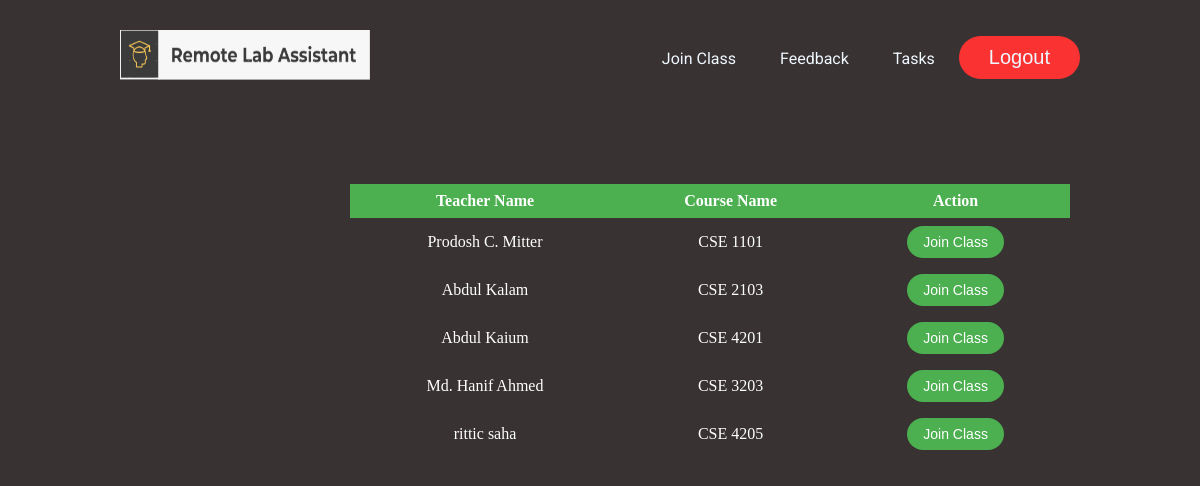
Page /joinclass.php on the committed database.
### tables this page shows
CREATE TABLE `teacher` (
  `teacher_id` char(4) NOT NULL,
  `username` varchar(50) DEFAULT NULL,
  `course_name` varchar(50) DEFAULT NULL,
  `email` varchar(50) DEFAULT NULL,
  `password` varchar(50) DEFAULT NULL
);

### joinclass.php (the view, shortened to what this page needs)
<!DOCTYPE html>
<html>
<head>
    <title</title>
        <link rel="stylesheet" type="text/css" href="css/task_teacher.css">
        <link rel="stylesheet" type="text/css" href="css/teacher_panel.css">
        <link rel="stylesheet" type="text/css" href="css/button.css">
        <link rel="stylesheet" type="text/css" href="css/joinclass.css">
        <link rel="stylesheet" type="text/css" href="css/task.css">
</head>
<body>
      <?php
        include 'includes/header.student.inc.php';
      ?>
      <?php
        include 'includes/dbh.inc.php';
        $sql = "SELECT * FROM teacher";
        $result = mysqli_query($conn, $sql);
        if (mysqli_num_rows($result) > 0) {
            echo "<table>";
            echo "<tr><th>Teacher Name</th><th>Course Name</th><th>Action</th></tr>";
            while ($row = mysqli_fetch_assoc($result)) {
              $teacherName = $row['username'];
              $courseName = $row['course_name'];
              echo '<tr>';
              echo "<td>$teacherName</td>";
              echo "<td>$courseName</td>";
              echo '<td>';
              $sql2 = "SELECT * FROM course_student WHERE joined_course='$courseName' AND student_roll='{$_SESSION['roll']}';";
              $condition = mysqli_query($conn, $sql2);
              if (mysqli_num_rows($condition) != 0) {
                  echo '<img src="resources/tick.png" alt="Joined" width="16" height="16">';
                  echo ' Joined';
              } else {
                  echo '<button id="joinclass" onclick="openCodeWindow(`' . $courseName . '`)">Join Class</button>';
              }
              echo '</td>';
              echo '</tr>';
          }
            echo "</table>";
        } else {
            echo "<p>No classes found.</p>";
        }
    ?>
  </body>
</body>
</body>
</html>

### css/teacher_panel.css (style rules this page uses)
* { box-sizing: border-box; margin: 0; padding: 0; background-color:#383232 ; }

### css/button.css (style rules this page uses)
button { padding: 10px 30px; background-color: #fb3232; border : none; border-radius: 50px; cursor: pointer; transition: all 0.3s ease 0s; font-family: "Roboto" sans-serif; color: aliceblue; font-size: 20px; }

### css/joinclass.css (style rules this page uses)
table { border-collapse: collapse; width: 60%; margin-left: 350px; margin-right: 200px; margin-top: 70px; }
th, td { text-align: center; padding: 8px; }
th { background-color: #4CAF50; }
#joinclass { background-color: #4CAF50; color: white; border: none; padding: 8px 16px; text-align: center; text-decoration: none; display: inline-block; font-size: 14px; cursor: pointer; }

### css/task.css (style rules this page uses)
table { border-collapse: collapse; width: 60%; margin-left: 350px; margin-right: 200px; margin-top: 70px; }
th, td { text-align: center; padding: 8px; color: white; }
th { background-color: #4CAF50; }
#joinclass { background-color: #4CAF50; color: white; border: none; padding: 8px 16px; text-align: center; text-decoration: none; display: inline-block; font-size: 14px; cursor: pointer; }

### rows in the picture
teacher: username "Prodosh C. Mitter", course_name "CSE 1101"
teacher: username "Abdul Kalam", course_name "CSE 2103"
teacher: username "Abdul Kaium", course_name "CSE 4201"
teacher: username "Md. Hanif Ahmed", course_name "CSE 3203"
teacher: username "rittic saha", course_name "CSE 4205"
